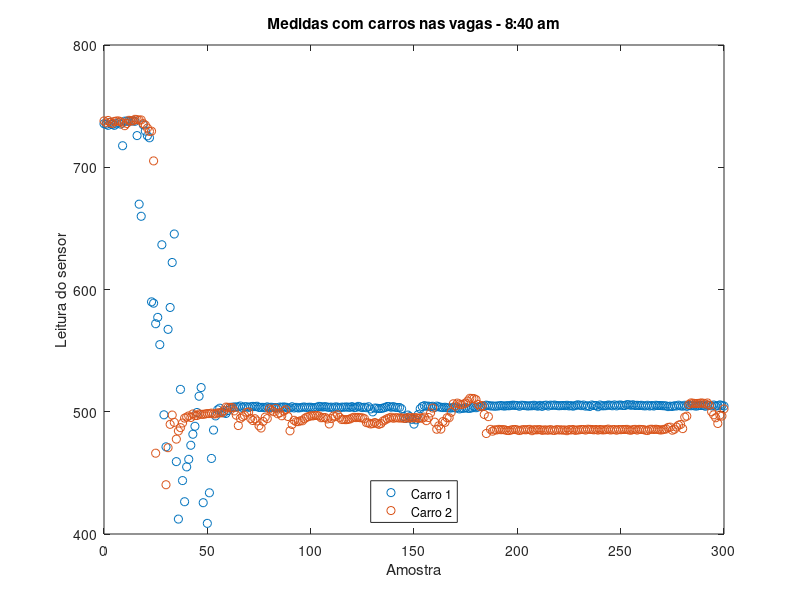

The MATLAB script that drew this image:
text_file = fopen('7.txt');
t = textscan(text_file, '%f%f', 'Delimiter',',');
fclose(text_file);
x=0:1:300;
y1=t{2};

text_file = fopen('8.txt');
t = textscan(text_file, '%f%f', 'Delimiter',',');
fclose(text_file);
y2=t{2};

plot(x,y1,'o',x,y2,'o')
title('Medidas com carros nas vagas - 8:40 am')
xlabel('Amostra')
ylabel('Leitura do sensor')
leg = legend('Carro 1','Carro 2')
set(leg,'location', 'south')
axis([0 300 400 800])
